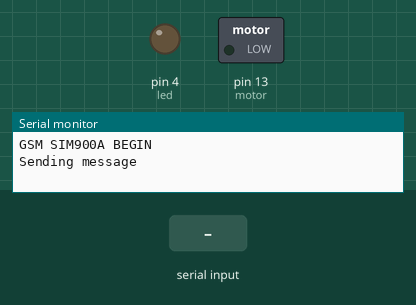
A sketch run on a simulated Arduino Uno, built with avr-gcc and run on an emulated ATmega328P. Parts: switched loads named in the sketch (green lamp = pin HIGH), output pins drawn as LEDs (lit = HIGH), the last lines printed to the serial monitor. The inputs (shaded band) are chosen by the test bench. The modem accepts every AT command (registered, SIM ready, sends succeed) and sends nothing else.

Above: at 4.3 s.
4.4 s: "RING\n" received over the second serial link
At 8.1 s:
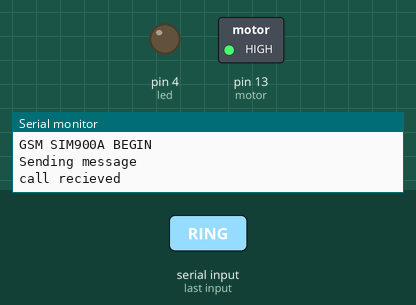
Timing chart, 0 to 9.6 s (numbered marks = the images above; inputs shaded):
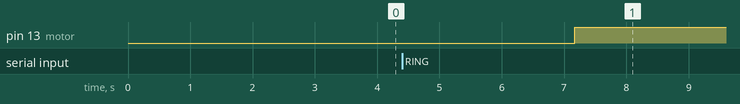

The sketch:

main.ino
```cpp
#include <SoftwareSerial.h>
SoftwareSerial mySerial(9, 10);
char msg;
char call;
int flag = 0;
#define motor 13
#define led 4

void setup(){
  pinMode(motor,OUTPUT);
  pinMode(led,OUTPUT);
  Serial.begin(9600);
  mySerial.begin(9600);
  Serial.println("GSM SIM900A BEGIN");
  Serial.println("Sending message");
      mySerial.println("AT+CMGF=1");
      delay(1000);
      mySerial.println("AT+CMGS=\"+91XXXXXXXXXX\"\r");
      delay(1000);
      mySerial.println("Ready");
      delay(100);
      mySerial.println((char)26);
      delay(1000);
}

void loop(){

    if(isIncomingCall()==true){
      switch(flag){
        case 1:
          digitalWrite(motor,LOW);
          mySerial.println("AT+CMGF=1");
          delay(1000);
          mySerial.println("AT+CMGS=\"+91XXXXXXXXXX\"\r");
          delay(1000);
          mySerial.println("the motor is turnt off");
          delay(100);
          mySerial.println((char)26);
          delay(1000);
          flag=0;
          break;
         case 0:
          digitalWrite(motor,HIGH);
          mySerial.println("AT+CMGF=1");
          delay(1000);
          mySerial.println("AT+CMGS=\"+91XXXXXXXXXX\"\r");
          delay(1000);
          mySerial.println("the motor is turnt on");
          delay(100);
          mySerial.println((char)26);
          delay(1000);
          flag=1;
          break;
         default:
          break;
        }

      }

  }

bool isIncomingCall() {
  mySerial.println("ATA"); // Answer incoming call
  delay(1000);

  while (mySerial.available()) {
    String response = mySerial.readStringUntil('\n');
    if (response.indexOf("RING") != -1) {
      delay(1000);
      Serial.println("call recieved");
      delay(1000);
      mySerial.println("ATH");
      return true; // Incoming call detected
    }
  }
  return false; // No incoming call detected
}
```

Measured:
- after the input at 4.4 s, pin 13 (motor): LOW → HIGH after 2.8 s
